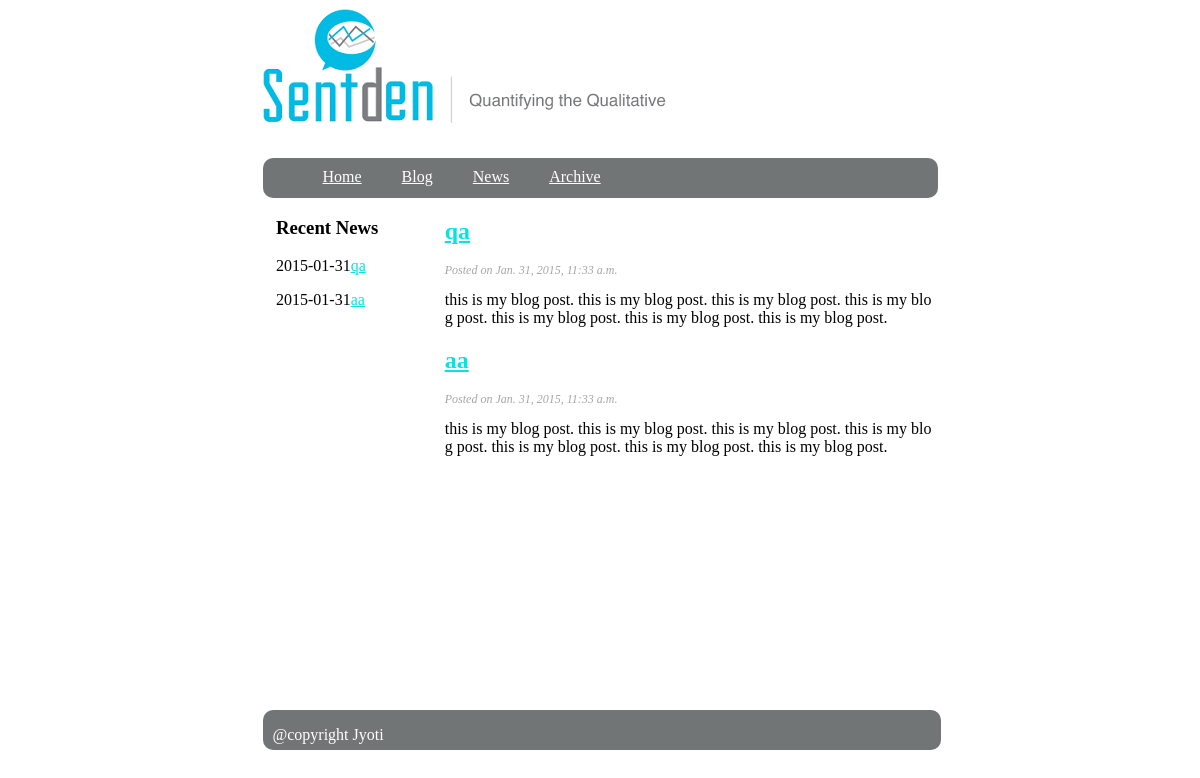
Screenshot of /blog/ with the database file from the repository.
### blog/models.py (models this page shows, shortened)
class Post(models.Model):
	title=models.CharField(max_length=140)
	body=models.TextField()
	date=models.DateTimeField()

### blog/templates/blog.html
{% extends "base.html" %}
{% block content %}
{% for post in object_list %}
<article>
<h2><a href="/blog/{{post.id}}">{{post.title}}</a></h2>
<div  class="date">
	Posted on {{post.date}}
</div>
<div class="post_body">
	{{ post.body|safe|linebreaks}}
</div>
</article>
{% endfor %}
{% endblock %}

### blog/templates/base.html (shortened to what this page needs)
<!DOCTYPE html>
<html>
	<head>
		<link rel="stylesheet" href="/static/css/style.css" type="text/css"/>
	</head>
	<body>
		<header id="header" class="">
			<image src="/static/img/templogo5.png"/>
			<nav class="navbar">
				<ul class="navlist">
					<li><a href="/blog">Home</a></li>
					<li><a href="/blog/">Blog</a></li>
					<li><a href="/blog/latestnews/">News</a></li>
					<li><a href="/blog/archives/">Archive</a></li>
				</ul>
			</nav>
		</header>
		<div class="body">
			<aside class="asidediv">
				<div>
					<article>
						<h3>Recent News</h3>
						{% for post in object_list %}
						<p>{{ post.date| date:"Y-m-d"}}<a href="/blog/{{post.id}}">{{post.title}}</a></p>
						{% endfor %}
					</article>
				</div>
			</aside>
			<div class="maindiv">
				<div class="contentdiv">
{% block content %}
{% endblock %}
				</div>
			</div>
		</div>
		<footer class="mainfooter">
			<p>@copyright Jyoti</p>
		</footer>
	</body>
</html>

### static/css/style.css (style rules this page uses)
html,body { margin: 0 auto; width:75%; height:100%; }
a, a:visited, a:hover { color:#07E3E3; }
.navbar { background-color:#727575; -webkit-border-radius:10px; height:40px; }
.navlist li { float:left; list-style:none; display:inline; margin-left:10px; }
.navlist li a, .navlist li a:visited, .navlist li a:link { color:#fff; display:block; padding:10px 20px 10px 10px; }
.asidediv { float:left; width:23%; margin-left:2%; margin-right:2%; }
p { word-break: break-all }
.body { min-height:64%; position:relative; }
.maindiv { float:right; width:73%; height: 100%; }
.date { font-size:12px; color:#a6a6a6; font-style:italic; line-height:10px; }
.mainfooter { clear:both; float:left; height:40px; width:99%; background-color:#727575; -webkit-border-radius:10px; padding-left:10px; bottom:0px; color:#fff; }

### rows the page displays
Post: date "2015-01-31", title "qa", date "Jan. 31, 2015, 11:33 a.m.", body "this is my blog post. this is my blog post. this is my blog post. this is my blog post. this is my blog post. this is my blog post. this is my blog post."
Post: date "2015-01-31", title "aa", date "Jan. 31, 2015, 11:33 a.m.", body "this is my blog post. this is my blog post. this is my blog post. this is my blog post. this is my blog post. this is my blog post. this is my blog post."
